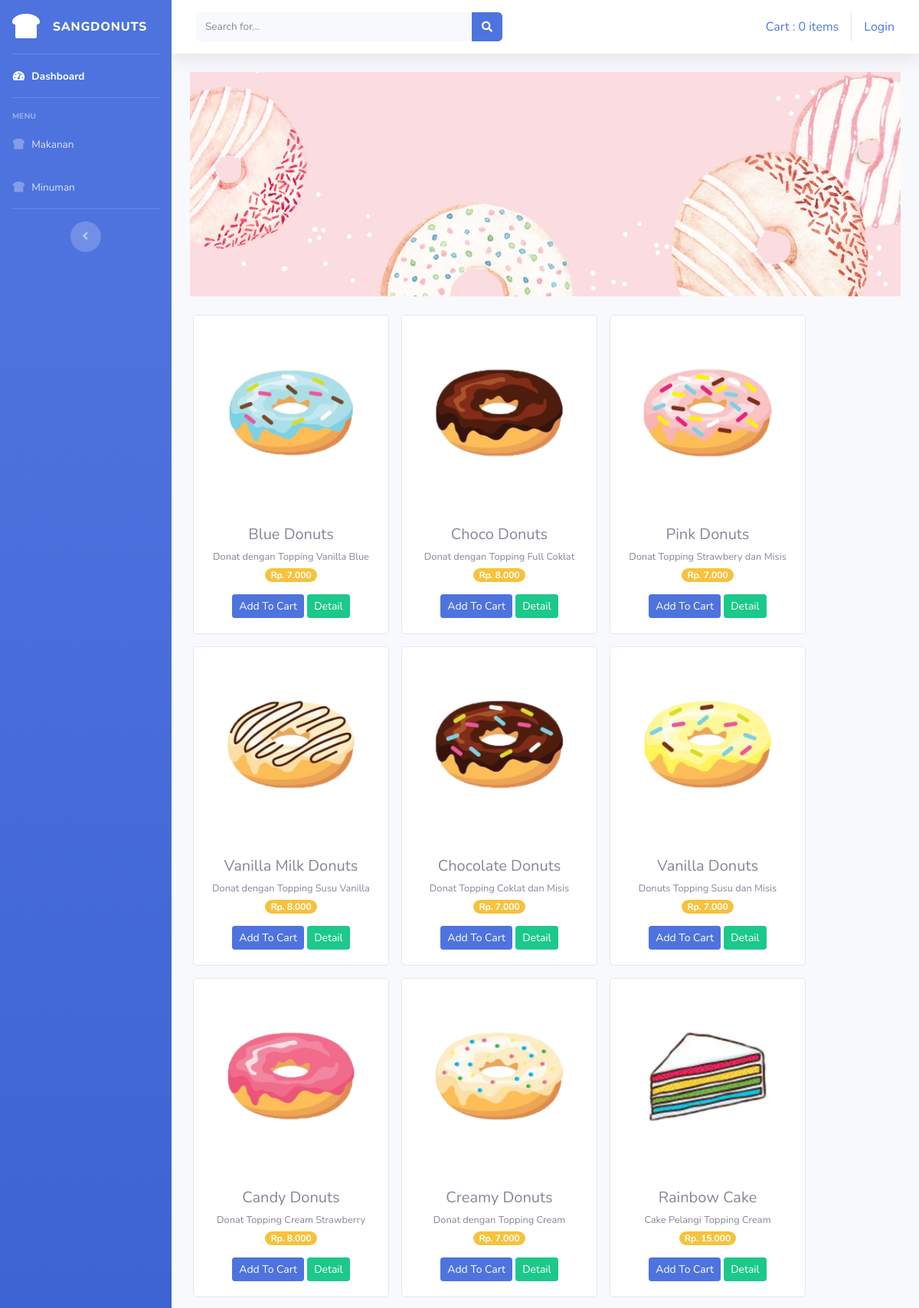
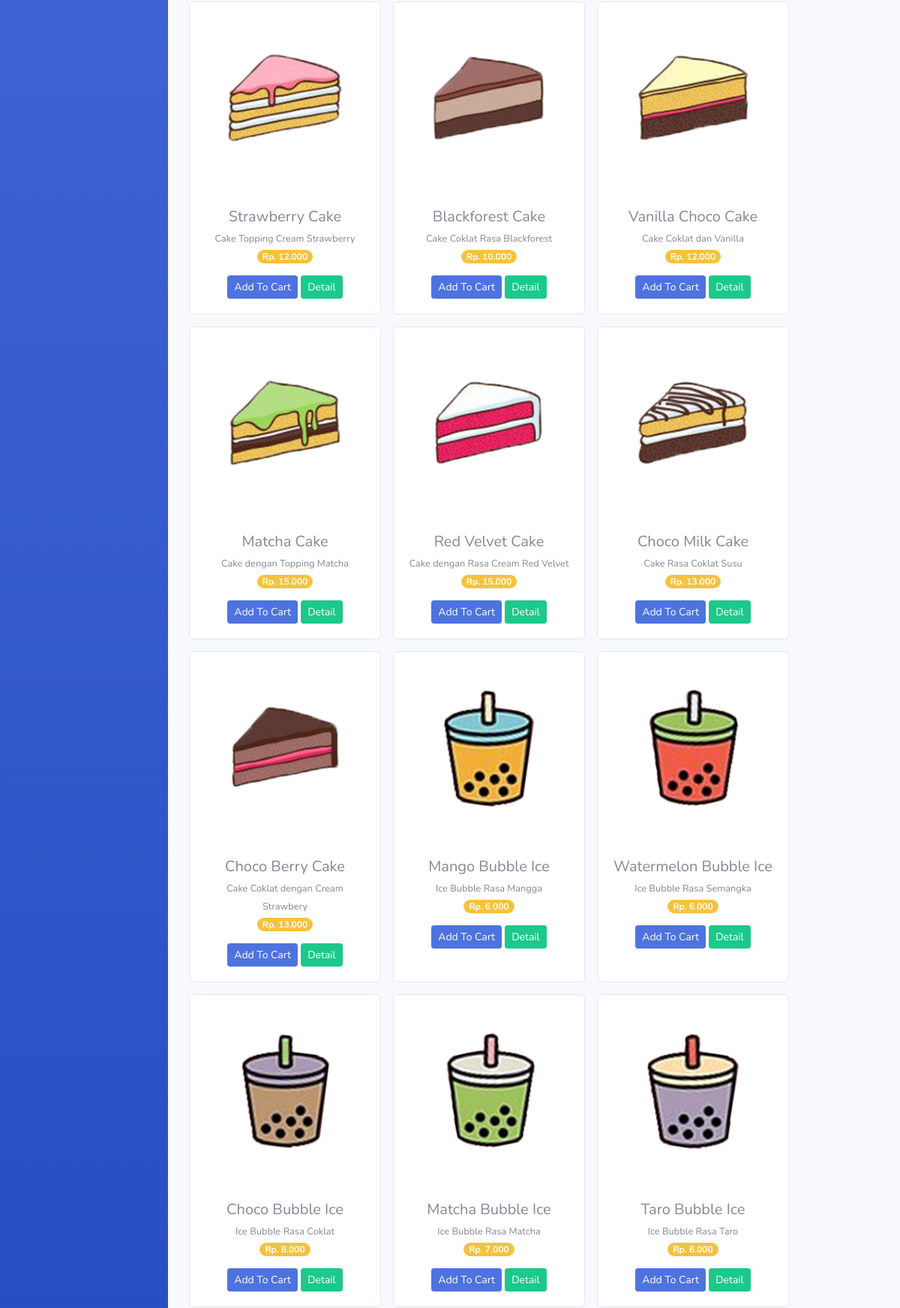
Screenshot of /ci_donuts/index.php (upper part) with the database file from the repository (2 pictures, top to bottom).
### tables this page shows
CREATE TABLE `tb_item` (
  `id_item` int(11) NOT NULL,
  `nama_item` varchar(150) NOT NULL,
  `keterangan` varchar(250) NOT NULL,
  `menu` varchar(100) NOT NULL,
  `harga` int(11) NOT NULL,
  `gambar` text NOT NULL
);

### ci_donuts/application/controllers/Welcome.php (called while the page is built, shortened)
<?php
class Welcome extends CI_Controller {
	public function index()
    {
        $data['item'] = $this->model_item->tampil_data()->result();
        $this->load->view('templates/header');
        $this->load->view('templates/sidebar');
        $this->load->view('dashboard', $data);
        $this->load->view('templates/footer');
    }
}

### ci_donuts/index.php (called while the page is built, shortened)
<?php
require_once BASEPATH.'core/CodeIgniter.php';

### ci_donuts/application/models/model_item.php (called while the page is built, shortened)
<?php
class Model_item extends CI_Model{
    public function tampil_data(){
        return $this->db->get('tb_item');
    }
}

### ci_donuts/application/views/dashboard.php (the view, shortened to what this page needs)
<div class="container-fluid">
<div id="carouselExampleIndicators" class="carousel slide" data-bs-ride="true">
    <ol class="carousel-indicators">
        <li data-target="#carouselExampleIndicators" data-slide-to="0" class="active"></li>
        <li data-target="#carouselExampleIndicators" data-slide-to="1"></li>
    </ol>
    <div class="carousel-inner">
        <div class="carousel-item active">
        <img src="<?php echo base_url('assets/img/wl.jpg') ?>" class="d-block w-100" alt="...">
        </div>
    </div>
    <a class="carousel-control-prev" href="#carouselExampleIndicators" role="button" data-slide="prev">
        <span class="carousel-control-prev-icon" aria-hidden="true"></span>
    </a>
    <a class="carousel-control-next" href="#carouselExampleIndicators" role="button" data-slide="next">
        <span class="carousel-control-next-icon" aria-hidden="true"></span>
    </a>
</div>
    <div class="row text-center mt-4">
        <?php foreach ($item as $item) : ?>
            <div class="card ml-3 mb-3" style="width: 16rem;">
                <img src="<?php echo base_url().'/uploads/'.$item->gambar ?>" class="card-img-top" alt="...">
                <div class="card-body">
                    <h5 class="card-title mb-1"><?php echo $item->nama_item?></h5>
                    <small><?php echo $item->keterangan?></small> <br>
                    <span class="badge badge-pill badge-warning mb-3">Rp. <?php echo number_format($item->harga, 0,',','.') ?></span><br>
                    <?php echo anchor('dashboard/tambah_ke_keranjang/'.$item->id_item,'<div class="btn btn-sm btn-primary">Add To Cart</div>') ?>
                    <?php echo anchor('dashboard/detail/'.$item->id_item,'<div class="btn btn-sm btn-success">Detail</div>') ?>
                </div>
            </div>
        <?php endforeach; ?>
    </div>
</div>

### rows the page displays
tb_item: gambar (picture), nama_item "Blue Donuts", keterangan "Donat dengan Topping Vanilla Blue", harga "7.000", id_item "Add To Cart", id_item "Detail"
tb_item: gambar (picture), nama_item "Choco Donuts", keterangan "Donat dengan Topping Full Coklat", harga "8.000", id_item "Add To Cart", id_item "Detail"
tb_item: gambar (picture), nama_item "Pink Donuts", keterangan "Donat Topping Strawbery dan Misis", harga "7.000", id_item "Add To Cart", id_item "Detail"
tb_item: gambar (picture), nama_item "Vanilla Milk Donuts", keterangan "Donat dengan Topping Susu Vanilla", harga "8.000", id_item "Add To Cart", id_item "Detail"
tb_item: gambar (picture), nama_item "Chocolate Donuts", keterangan "Donat Topping Coklat dan Misis", harga "7.000", id_item "Add To Cart", id_item "Detail"
tb_item: gambar (picture), nama_item "Vanilla Donuts", keterangan "Donuts Topping Susu dan Misis", harga "7.000", id_item "Add To Cart", id_item "Detail"
tb_item: gambar (picture), nama_item "Candy Donuts", keterangan "Donat Topping Cream Strawberry", harga "8.000", id_item "Add To Cart", id_item "Detail"
tb_item: gambar (picture), nama_item "Creamy Donuts", keterangan "Donat dengan Topping Cream", harga "7.000", id_item "Add To Cart", id_item "Detail"
tb_item: gambar (picture), nama_item "Rainbow Cake", keterangan "Cake Pelangi Topping Cream", harga "15.000", id_item "Add To Cart", id_item "Detail"
tb_item: gambar (picture), nama_item "Strawberry Cake", keterangan "Cake Topping Cream Strawberry", harga "12.000", id_item "Add To Cart", id_item "Detail"
tb_item: gambar (picture), nama_item "Blackforest Cake", keterangan "Cake Coklat Rasa Blackforest", harga "10.000", id_item "Add To Cart", id_item "Detail"
tb_item: gambar (picture), nama_item "Vanilla Choco Cake", keterangan "Cake Coklat dan Vanilla", harga "12.000", id_item "Add To Cart", id_item "Detail"
tb_item: gambar (picture), nama_item "Matcha Cake", keterangan "Cake dengan Topping Matcha", harga "15.000", id_item "Add To Cart", id_item "Detail"
tb_item: gambar (picture), nama_item "Red Velvet Cake", keterangan "Cake dengan Rasa Cream Red Velvet", harga "15.000", id_item "Add To Cart", id_item "Detail"
tb_item: gambar (picture), nama_item "Choco Milk Cake", keterangan "Cake Rasa Coklat Susu", harga "13.000", id_item "Add To Cart", id_item "Detail"
tb_item: gambar (picture), nama_item "Choco Berry Cake", keterangan "Cake Coklat dengan Cream Strawbery", harga "13.000", id_item "Add To Cart", id_item "Detail"
tb_item: gambar (picture), nama_item "Mango Bubble Ice", keterangan "Ice Bubble Rasa Mangga", harga "6.000", id_item "Add To Cart", id_item "Detail"
tb_item: gambar (picture), nama_item "Watermelon Bubble Ice", keterangan "Ice Bubble Rasa Semangka", harga "6.000", id_item "Add To Cart", id_item "Detail"
tb_item: gambar (picture), nama_item "Choco Bubble Ice", keterangan "Ice Bubble Rasa Coklat", harga "8.000", id_item "Add To Cart", id_item "Detail"
tb_item: gambar (picture), nama_item "Matcha Bubble Ice", keterangan "Ice Bubble Rasa Matcha", harga "7.000", id_item "Add To Cart", id_item "Detail"
tb_item: gambar (picture), nama_item "Taro Bubble Ice", keterangan "Ice Bubble Rasa Taro", harga "6.000", id_item "Add To Cart", id_item "Detail"

### other values shown
anchor('dashboard/detail_keranjang', $keranjang) "Cart : 0 items"
anchor('auth/login', 'Login') "Login"
